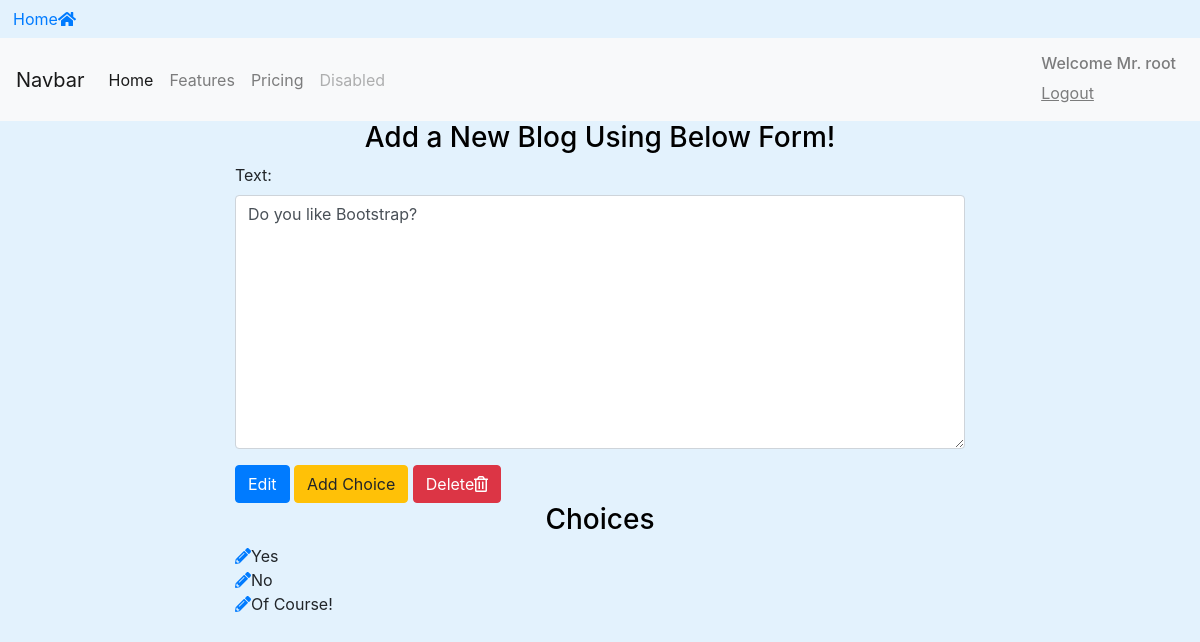
The page /blogs/edit_blog/7/ (signed in) on the database its author committed.
### BlogApp/models.py (models this page shows, shortened)
class BlogModel(models.Model):
    owner = models.ForeignKey(User, on_delete=models.CASCADE,default = 1)
    text = models.CharField(max_length=255)
    pub_date = models.DateTimeField()

class Choice(models.Model):
    blog = models.ForeignKey(BlogModel,on_delete=models.CASCADE)
    choice_text = models.CharField(max_length=255)

### BlogApp/views.py (the view)
# urls.py: path('edit_blog/<int:blog_id>/', views.blog_edit,name='edit_blog'),
@login_required
def blog_edit(request,blog_id):
    blog = get_object_or_404(BlogModel,id=blog_id)
    if request.user != blog.owner:
        return redirect('/')
    if request.method == 'POST':
        form = EditBlogForm(request.POST,instance=blog)
        if form.is_valid():
            form.save()
            messages.success(request,'Blog Edit Successfully',
                                extra_tags='alert alert-success alert-dismissible fade show')
            return redirect('BlogApp:list')
    else:
        form = EditBlogForm(instance=blog)
    return render(request,'blog/edit_blog.html',{'form':form,'blog':blog})

### BlogApp/forms.py
class EditBlogForm(forms.ModelForm):
    class Meta:
        model = BlogModel
        fields = ('text',)
        widgets = {'text': forms.Textarea(attrs={'class':'form-control','row':10,'col':20})}

### BlogApp/templates/blog/edit_blog.html (shortened to what this page needs)
{% extends 'base.html' %}
{% block content %}
<div class="container">
  <h3 class="text-center">
    Add a New Blog Using Below Form!
  </h3>
  <div class="row">
    <div class="col-sm-8 offset-2">
      <form action="" method="post">
        {% for field in form %}
        <div class="form-group">
          {{ field.label_tag }}
          {{field}}
          {% endfor %}
        </div>
          <input type="submit" class="btn btn-primary" value="Edit"/>
          <a href="{% url 'BlogApp:add_choice' blog.id %}" class="btn btn-warning">Add Choice</a>
          <a href="{% url 'BlogApp:delete_confirm_blog' blog.id %}"
                    class="btn btn-danger">Delete<i class="far fa-trash-alt"></i></a>
      </form>
      <h3 class="text-center">Choices</h3>
      {% for choice in blog.choice_set.all %}
        <a href="{% url 'BlogApp:edit_choice' choice.id %}"> <i class="fas fa-pencil-alt"></i></a>{{choice.choice_text}}<br>
      {% endfor %}
    </div>
  </div>
</div>
{% endblock %}

### templates/includes/navbar.html (shortened to what this page needs)
<nav class="navbar navbar-expand-lg navbar-light bg-light">
  <a class="navbar-brand" href="#">Navbar</a>
<div class="collapse navbar-collapse" id="navbarNav">
  <ul class="navbar-nav">
    <li class="nav-item active">
      <a class="nav-link" href="{%url 'home' %}">Home <span class="sr-only">(current)</span></a>
    </li>
    <li class="nav-item">
      <a class="nav-link" href="{% url 'BlogApp:list' %}">Features</a>
    </li>
    <li class="nav-item">
      <a class="nav-link" href="#">Pricing</a>
    </li>
    <li class="nav-item">
      <a class="nav-link disabled" href="#">Disabled</a>
    </li>
  </ul>
  <div class="navbar-nav ml-auto">
    {% if request.user.is_authenticated %}
      <a class="nav-item nav-link" href="{% url 'Accounts:logout' %}"> <h6>Welcome Mr. {{request.user}}</h6> <u>Logout</u></a>
    {% else %}
      <a class="nav-item nav-link" href="{% url 'Accounts:login' %}">Login</a>
    {% endif %}
  </div>
</div>
</nav>

### static/css/styles.css (style rules this page uses)
h1,h3 { color: black; }
body { background-color: #e3f2fd; }

### rows shown on the page
BlogModel: form "Do you like Bootstrap?"
Choice: choice_text "Yes"
Choice: choice_text "No"
Choice: choice_text "Of Course!"

### other values the page prints
{{ request.user }} "root"
{{ field.label_tag }} "Text:"
